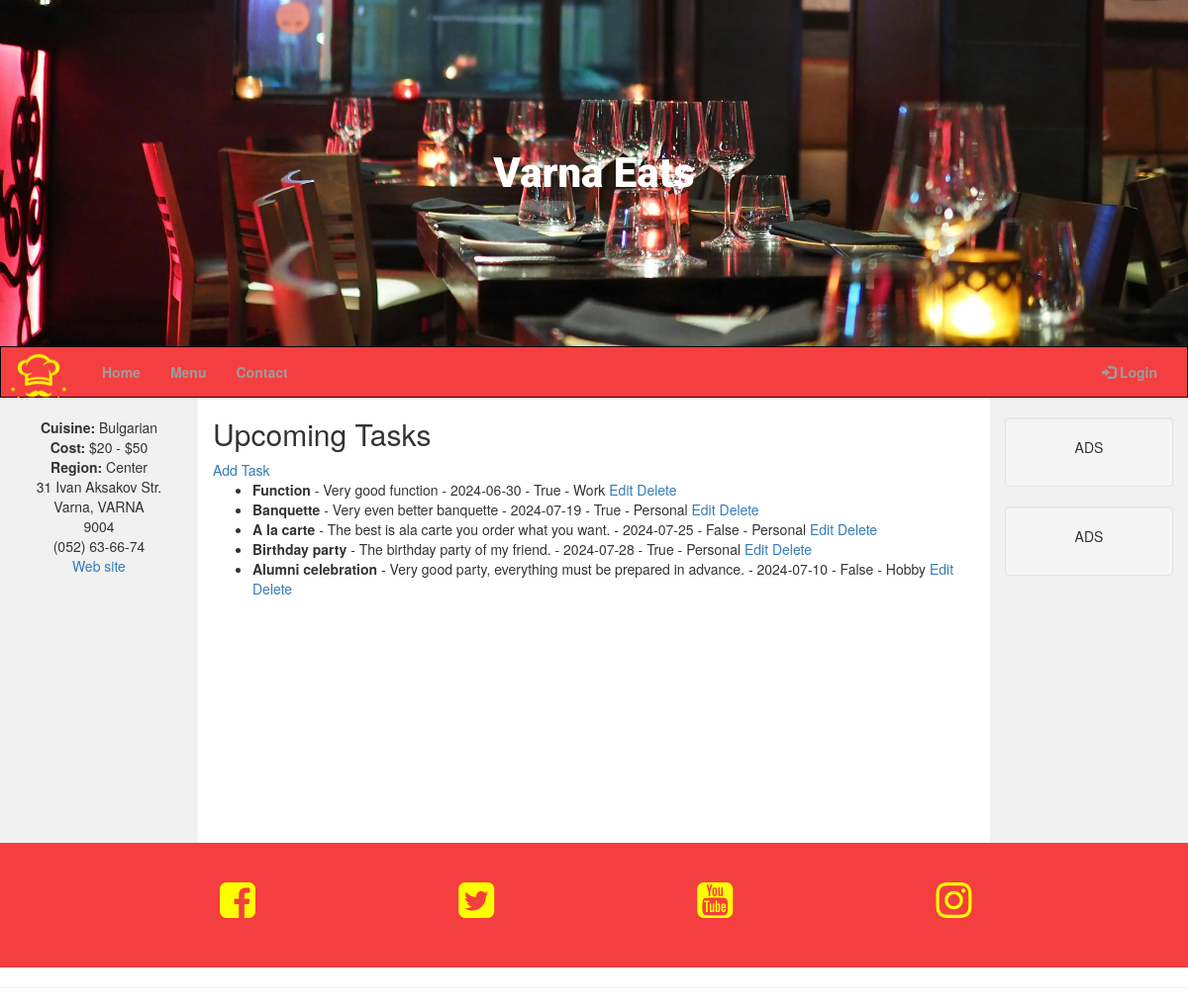
/tasks, run on an earlier commit of the app's database.
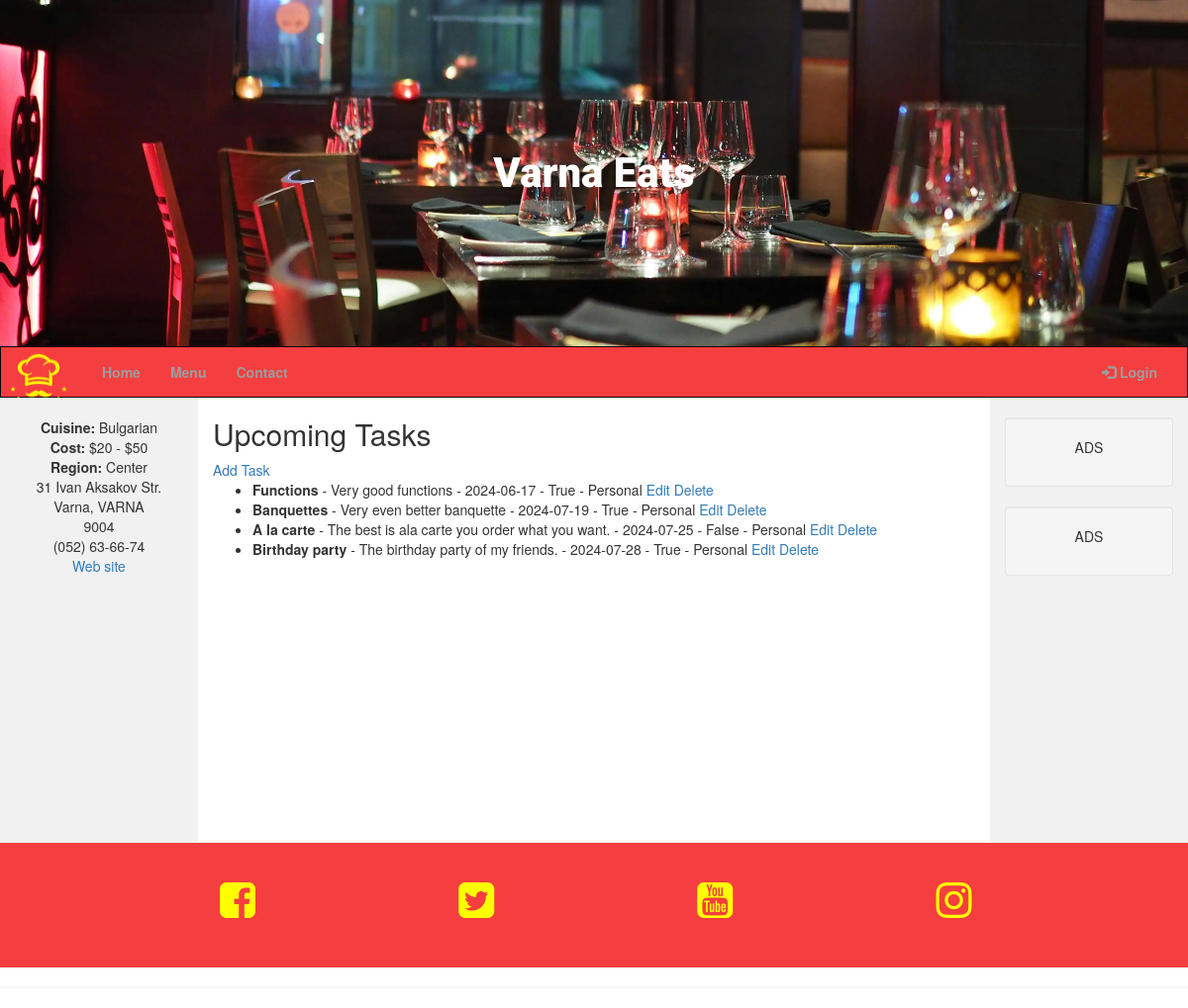
And on a later commit of the database.
### run.py (models this page shows, shortened)
class Task(db.Model):
    id = db.Column(db.Integer, primary_key=True)
    task_name = db.Column(db.String(50), unique=True, nullable=False)
    task_description = db.Column(db.Text, nullable=False)
    is_urgent = db.Column(db.Boolean, default=False, nullable=False)
    due_date = db.Column(db.Date, nullable=False)
    category_id = db.Column(db.Integer, db.ForeignKey("category.id", ondelete="CASCADE"), nullable=False)

class Category(db.Model):
    id = db.Column(db.Integer, primary_key=True)
    category_name = db.Column(db.String(25), unique=True, nullable=False)
    tasks = db.relationship("Task", backref="category", cascade="all, delete", lazy=True)

### run.py (the view)
@app.route("/tasks")
def tasks():
    try:
        tasks = Task.query.all()
        categories = Category.query.all()
        return render_template("tasks.html", tasks=tasks, categories=categories)
    except Exception as e:
        print(f"Error: {e}")
        flash("An error occurred while loading tasks.", "danger")
        return redirect(url_for("home"))

### taskmanager/templates/tasks.html (shortened to what this page needs)
{% extends "base.html" %}
{% block content %}
<h2>Upcoming Tasks</h2>
<a href="{{ url_for('add_task') }}">Add Task</a>
<ul>
    {% for task in tasks %}
        <li>
            <strong>{{ task.task_name }}</strong> - {{ task.task_description }} - {{ task.due_date }} - {{ task.is_urgent }} - {{ task.category.category_name }}
            <a href="{{ url_for('update_task', task_id=task.id) }}">Edit</a>
            <a href="#" data-task-id="{{ task.id }}" class="delete-link">Delete</a>
        </li>
    {% endfor %}
</ul>
{% endblock %}

What changed in the data, as far as the page shows it:
removed Task: task_name "Alumni celebration", task_description "Very good party, everything must be prepared in advance.", due_date "2024-07-10", is_urgent "False", category.category_name "Hobby"
changed Task: task_name "Function" → "Functions"; task_description "Very good function" → "Very good functions"; due_date "2024-06-30" → "2024-06-17"; category.category_name "Work" → "Personal"
changed Task "Very even better banquette": task_name "Banquette" → "Banquettes"
changed Task "Birthday party": task_description "The birthday party of my friend." → "The birthday party of my friends."
